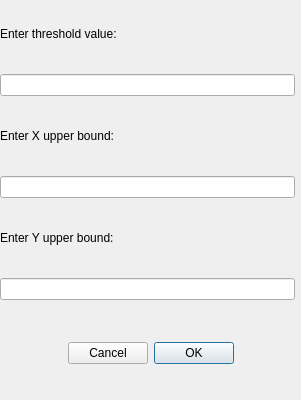
<?xml version="1.0" encoding="UTF-8"?>
<ui version="4.0">
 <class>settings</class>
 <widget class="QDialog" name="settings">
  <property name="geometry">
   <rect>
    <x>0</x>
    <y>0</y>
    <width>301</width>
    <height>400</height>
   </rect>
  </property>
  <property name="sizePolicy">
   <sizepolicy hsizetype="Fixed" vsizetype="Fixed">
    <horstretch>34</horstretch>
    <verstretch>0</verstretch>
   </sizepolicy>
  </property>
  <property name="minimumSize">
   <size>
    <width>301</width>
    <height>400</height>
   </size>
  </property>
  <property name="maximumSize">
   <size>
    <width>301</width>
    <height>400</height>
   </size>
  </property>
  <property name="windowTitle">
   <string>Dialog</string>
  </property>
  <widget class="QWidget" name="gridWidget" native="true">
   <property name="geometry">
    <rect>
     <x>0</x>
     <y>0</y>
     <width>301</width>
     <height>400</height>
    </rect>
   </property>
   <property name="sizePolicy">
    <sizepolicy hsizetype="Fixed" vsizetype="Fixed">
     <horstretch>0</horstretch>
     <verstretch>0</verstretch>
    </sizepolicy>
   </property>
   <property name="maximumSize">
    <size>
     <width>400</width>
     <height>400</height>
    </size>
   </property>
   <layout class="QGridLayout" name="gridLayout">
    <item row="0" column="0" colspan="2">
     <widget class="QLabel" name="label_threshold">
      <property name="sizePolicy">
       <sizepolicy hsizetype="Minimum" vsizetype="Fixed">
        <horstretch>0</horstretch>
        <verstretch>0</verstretch>
       </sizepolicy>
      </property>
      <property name="text">
       <string>Enter threshold value:</string>
      </property>
     </widget>
    </item>
    <item row="4" column="0">
     <widget class="QLabel" name="label_yUpperBound">
      <property name="sizePolicy">
       <sizepolicy hsizetype="Preferred" vsizetype="Fixed">
        <horstretch>0</horstretch>
        <verstretch>0</verstretch>
       </sizepolicy>
      </property>
      <property name="text">
       <string>Enter Y upper bound:</string>
      </property>
     </widget>
    </item>
    <item row="3" column="0">
     <widget class="QLineEdit" name="le_xUpperBound">
      <property name="sizePolicy">
       <sizepolicy hsizetype="Expanding" vsizetype="Fixed">
        <horstretch>0</horstretch>
        <verstretch>0</verstretch>
       </sizepolicy>
      </property>
     </widget>
    </item>
    <item row="2" column="0">
     <widget class="QLabel" name="label_xUpperBound">
      <property name="sizePolicy">
       <sizepolicy hsizetype="Preferred" vsizetype="Fixed">
        <horstretch>0</horstretch>
        <verstretch>0</verstretch>
       </sizepolicy>
      </property>
      <property name="text">
       <string>Enter X upper bound:</string>
      </property>
     </widget>
    </item>
    <item row="5" column="0">
     <widget class="QLineEdit" name="le_yUpperBound">
      <property name="sizePolicy">
       <sizepolicy hsizetype="Expanding" vsizetype="Fixed">
        <horstretch>0</horstretch>
        <verstretch>0</verstretch>
       </sizepolicy>
      </property>
     </widget>
    </item>
    <item row="8" column="0" colspan="2">
     <widget class="QWidget" name="widget" native="true">
      <property name="enabled">
       <bool>true</bool>
      </property>
      <property name="sizePolicy">
       <sizepolicy hsizetype="Preferred" vsizetype="Fixed">
        <horstretch>0</horstretch>
        <verstretch>0</verstretch>
       </sizepolicy>
      </property>
      <layout class="QGridLayout" name="pb_gridLayout">
       <property name="verticalSpacing">
        <number>6</number>
       </property>
       <item row="0" column="2">
        <widget class="QPushButton" name="pb_OK">
         <property name="sizePolicy">
          <sizepolicy hsizetype="Fixed" vsizetype="Fixed">
           <horstretch>0</horstretch>
           <verstretch>0</verstretch>
          </sizepolicy>
         </property>
         <property name="text">
          <string>OK</string>
         </property>
        </widget>
       </item>
       <item row="0" column="0">
        <spacer name="horizontalSpacer">
         <property name="orientation">
          <enum>Qt::Horizontal</enum>
         </property>
         <property name="sizeHint" stdset="0">
          <size>
           <width>40</width>
           <height>20</height>
          </size>
         </property>
        </spacer>
       </item>
       <item row="0" column="1">
        <widget class="QPushButton" name="pb_cancel">
         <property name="sizePolicy">
          <sizepolicy hsizetype="Fixed" vsizetype="Fixed">
           <horstretch>0</horstretch>
           <verstretch>0</verstretch>
          </sizepolicy>
         </property>
         <property name="text">
          <string>Cancel</string>
         </property>
        </widget>
       </item>
       <item row="0" column="3">
        <spacer name="horizontalSpacer_2">
         <property name="orientation">
          <enum>Qt::Horizontal</enum>
         </property>
         <property name="sizeHint" stdset="0">
          <size>
           <width>40</width>
           <height>20</height>
          </size>
         </property>
        </spacer>
       </item>
      </layout>
     </widget>
    </item>
    <item row="1" column="0">
     <widget class="QLineEdit" name="le_thresholdValue">
      <property name="sizePolicy">
       <sizepolicy hsizetype="Minimum" vsizetype="Fixed">
        <horstretch>0</horstretch>
        <verstretch>0</verstretch>
       </sizepolicy>
      </property>
     </widget>
    </item>
   </layout>
  </widget>
 </widget>
 <resources/>
 <connections/>
</ui>
